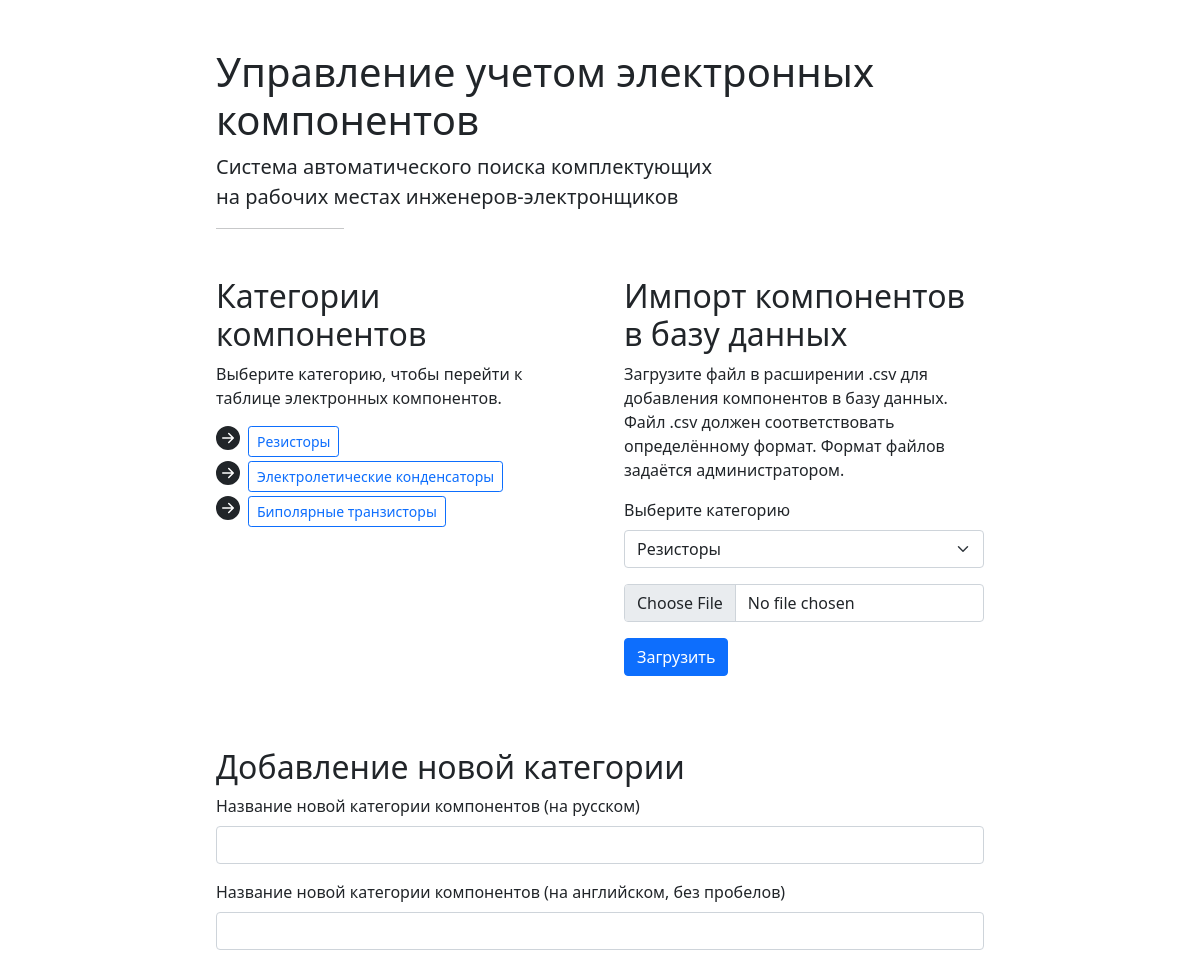
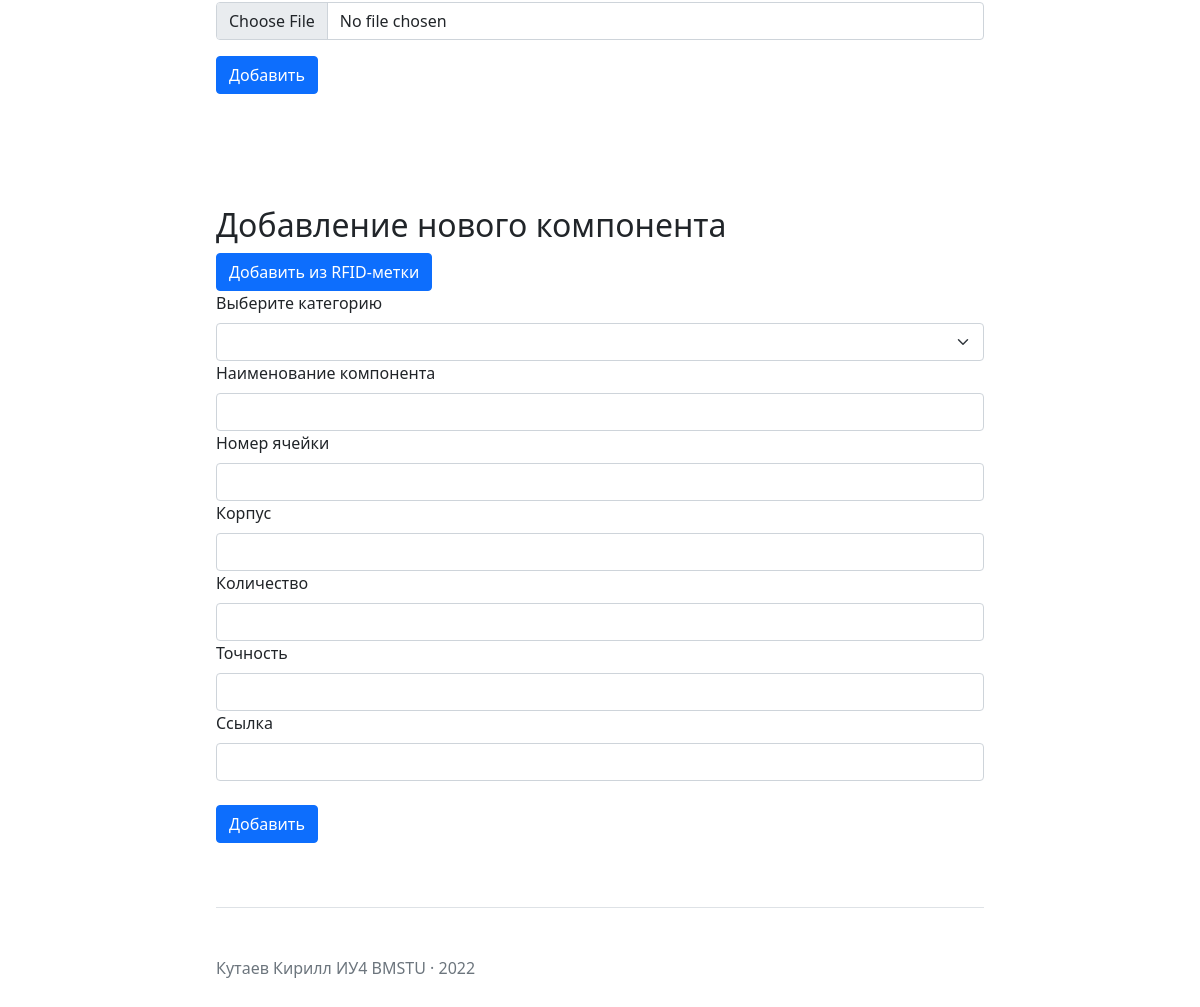
The page / on the database its author committed (2 pictures, top to bottom).
### tables this page shows
CREATE TABLE `components_categories` (
  `id` int(11) NOT NULL,
  `category_name` varchar(100) NOT NULL
);

### includes/config.php (called while the page is built)
<?php
    $config = array(
        'title' => 'Умный склад',
        'db' => array(
            'server' => 'localhost',
            'username' => 'root',
            'password' => 'root',
            'name' => 'components_db'
        ),
        'active_buttons' => 'Активные кнопки',
        'electrolytic_capacitors' => array(
            'electrolytic_capacitors' => 'Электролетические конденсаторы',
            'id' => 'id',
            'cell_number' => 'Номер ячейки',
            'part_number' => 'Наименование',
            'package' => 'Корпус',
            'voltage' => 'Макс. напряжение, В',
            'capacitance' => 'Ёмкость, мкФ',
            'tolerance' => 'Точность, %',
            'amount' => 'Колличество, шт',
            'url' => 'Ссылка'
        ),
        'resistors' => array(
            'resistors' => 'Резисторы',
            'id' => 'id',
            'cell_number' => 'Номер ячейки',
            'part_number' => 'Part Number',
            'package' => 'Корпус',
            'resistance' => 'Сопротивление, Ом',
            'tolerance' => 'Точность, %',
            'power' => 'Мощность, Вт',
            'max_voltage' => 'Макс. напряжение, В',
            'amount' => 'Колличество, шт',
            'url' => 'Ссылка',
            'boardNumber' => 'Номер борды',
            'stripNumber' => 'Номер ленты',
            'x_coordinate' => 'Координата по X',
            'y_coordinate' => 'Координата по Y',
            'R' => 'Красный',
            'G' => 'Зеленый',
            'B' => 'Синий',
        ),
        'bipolar_transistors' => array(
            'bipolar_transistors' => 'Биполярные транзисторы',
            'id' => 'id',
            'cell_number' => 'Номер ячейки',
            'part_number' => 'Part Number',
            'package' => 'Корпус',
            'structure' => 'Структура',
            'Vcbo_max' => 'Vcbo max, В',
            'Vceo_max' => 'Vceo max, В',
            'Ic_max' => 'Ic max, А',
            'power' => 'Мощность, Вт',
            'amount' => 'Колличество, шт',
            'url' => 'Ссылка',
        )
    );

### index.php (the view, shortened to what this page needs)
<?php
    require "includes/db_connect.php";
    require "includes/config.php";
?>
<!doctype html>
<html>
    <head>
        <link href="https://cdn.jsdelivr.net/npm/bootstrap@5.1.1/dist/css/bootstrap.min.css" rel="stylesheet">
        <link href="starter-template.css" rel="stylesheet">
    </head>
    <body>
        <div class="col-lg-8 mx-auto p-3 py-md-5">
            <main>
                <h1>Управление учетом электронных компонентов</h1>
                <p class="fs-5 col-md-8">Cистема автоматического поиска комплектующих на рабочих местах инженеров-электронщиков</p>
                <hr class="col-3 col-md-2 mb-5">
                <div class="row g-5">
                <div class="col-md-6">
                    <h2>Категории компонентов</h2>
                    <p>Выберите категорию, чтобы перейти к таблице электронных компонентов.</p>
                    <?php
                        $sql = 'SELECT * FROM `components_categories`';
                        $result = mysqli_query($connection, $sql);
                    ?>
                    <ul class="icon-list">
                        <?php
                            while ($cat = mysqli_fetch_assoc($result))
                            {
                        ?>
                                <li><a href="/category.php?id=<?php echo $cat['id']; ?>" class="btn btn-outline-primary btn-sm"><?php echo $config[$cat['category_name']][$cat['category_name']]; ?></a></li>
                        <?php
                            }
                        ?>
                    </ul>
                </div>
                <?php
                    $sql = 'SELECT * FROM `components_categories`';
                    $result = mysqli_query($connection, $sql);
                ?>
                <div class="col-md-6">
                    <h2>Импорт компонентов в базу данных</h2>
                    <p>Загрузите файл в расширении .csv для добавления компонентов в базу данных. Файл .csv должен соответствовать определённому формат. Формат файлов задаётся администратором.</p>
                    <div>
                        <div class="bd-example">
                            <form action="file_parse.php" method="post" enctype="multipart/form-data" id="parse" name="parse" target="hiddenframe" onsubmit="hideBtn();">
                                 <div class="mb-3">
                                    <label class="form-label">Выберите категорию</label>
                                    <select class="form-select" name="cat_id" id="cat_id">
                                    <?php
                                        while($cat = mysqli_fetch_assoc($result)) {
                                    ?>
                                        <option value="<?php echo $cat['category_name'] ?>"><?php echo $config[$cat['category_name']][$cat['category_name']]; ?></option>
                                    <?php
                                        }
                                    ?>
                                    </select>
                                </div>
                                <div class="mb-3">
                                    <input type="file" class="form-control" name="uploadfile" id="uploadfile">
                                </div>
                                <button type="submit" class="btn btn-primary" name="upload" id="upload">Загрузить</button>
                            </form>
                        </div>
                    </div>
                </div>
                    <form action="/new_category.php" method="post" enctype="multipart/form-data">
                        <h2>Добавление новой категории</h2>
                        <div class="form-group">
                            <label class="form-label">Название новой категории компонентов (на русском)</label>
                        <input class="form-control" type="text" size="40" name="new_cat_ru">
                                <label class="form-label">Название новой категории компонентов (на английском, без пробелов)</label>
                        <input class="form-control" type="text" size="40" name="new_cat">
                        <p>
                        <input class="form-control" type="file" name="uploadfile">
                            <p>
                        <input class="btn btn-primary" type="submit" value="Добавить">
                        </p>
                        </div>
                    </form>
                    <form action="/new_component.php" method="post" enctype="multipart/form-data">
                        <h2>Добавление нового компонента</h2>
                        <div class="form-group">
                            <button class="btn btn-primary" type="button" id="rfid" value="Добавить из RFID" onclick="sendAjaxForm('result_form', 'rfid', 'rfid.php');">
                                Добавить из RFID-метки
                            </button>
                            <br>
                            <label class="form-label">Выберите категорию</label>
                            <select class="form-select" name="cat_id" id="cat_id">
                            </select>
                            <label class="form-label">Наименование компонента</label>
                            <input class="form-control" type="text" size="40" name="new_cat_ru">
                            <label class="form-label">Номер ячейки</label>
                            <input class="form-control" type="text" size="40" name="new_cat_ru">
                            <label class="form-label">Корпус</label>
                            <input class="form-control" type="text" size="40" name="new_cat_ru">
                            <label class="form-label">Количество</label>
                            <input class="form-control" type="text" size="40" name="new_cat_ru">
                            <label class="form-label">Точность</label>
                            <input class="form-control" type="text" size="40" name="new_cat_ru">
                            <label class="form-label">Ссылка</label>
                            <input class="form-control" type="text" size="40" name="new_cat_ru">
                            <br>
                            <p>
                                <input class="btn btn-primary" type="submit" value="Добавить">
                            </p>
                        </div>
                    </form>
                </div>
            </main>
        <footer class="pt-5 my-5 text-muted border-top">
            Кутаев Кирилл ИУ4 BMSTU &middot; 2022
        </footer>
    </body>
</html>

### starter-template.css (style rules this page uses)
.icon-list { padding-left: 0; list-style: none; }
.icon-list li { display: flex; align-items: flex-start; margin-bottom: .25rem; }
.icon-list li::before { display: block; flex-shrink: 0; width: 1.5em; height: 1.5em; margin-right: .5rem; content: ""; }

### rows shown on the page
components_categories: category_name "Резисторы"
components_categories: category_name "Электролетические конденсаторы"
components_categories: category_name "Биполярные транзисторы"

### other values the page prints
form field cat_id "Резисторы"
